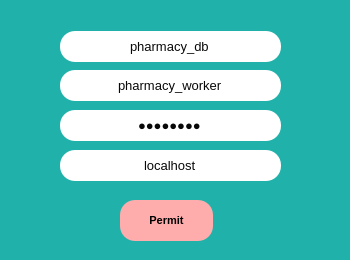
<?xml version="1.0" encoding="UTF-8"?>
<ui version="4.0">
 <class>LoginWindow</class>
 <widget class="QDialog" name="LoginWindow">
  <property name="windowModality">
   <enum>Qt::NonModal</enum>
  </property>
  <property name="geometry">
   <rect>
    <x>0</x>
    <y>0</y>
    <width>350</width>
    <height>260</height>
   </rect>
  </property>
  <property name="minimumSize">
   <size>
    <width>350</width>
    <height>260</height>
   </size>
  </property>
  <property name="maximumSize">
   <size>
    <width>350</width>
    <height>260</height>
   </size>
  </property>
  <property name="windowTitle">
   <string>Login Window</string>
  </property>
  <property name="windowIcon">
   <iconset>
    <normaloff>../media/logo.png</normaloff>../media/logo.png</iconset>
  </property>
  <property name="styleSheet">
   <string notr="true">background-color: rgb(32, 178, 170);</string>
  </property>
  <widget class="QLineEdit" name="username_fld">
   <property name="geometry">
    <rect>
     <x>60</x>
     <y>70</y>
     <width>221</width>
     <height>31</height>
    </rect>
   </property>
   <property name="font">
    <font>
     <pointsize>10</pointsize>
    </font>
   </property>
   <property name="styleSheet">
    <string notr="true">background-color: rgb(255, 255, 255);
color: rgb(8, 8, 8);
border-radius: 15px;</string>
   </property>
   <property name="text">
    <string>pharmacy_worker</string>
   </property>
   <property name="alignment">
    <set>Qt::AlignCenter</set>
   </property>
   <property name="placeholderText">
    <string>Username</string>
   </property>
  </widget>
  <widget class="QLineEdit" name="dbname_fld">
   <property name="geometry">
    <rect>
     <x>60</x>
     <y>31</y>
     <width>221</width>
     <height>31</height>
    </rect>
   </property>
   <property name="font">
    <font>
     <pointsize>10</pointsize>
    </font>
   </property>
   <property name="styleSheet">
    <string notr="true">background-color: rgb(255, 255, 255);
color: rgb(8, 8, 8);
border-radius: 15px;</string>
   </property>
   <property name="text">
    <string>pharmacy_db</string>
   </property>
   <property name="maxLength">
    <number>50</number>
   </property>
   <property name="alignment">
    <set>Qt::AlignCenter</set>
   </property>
   <property name="placeholderText">
    <string>Database name</string>
   </property>
  </widget>
  <widget class="QLineEdit" name="password_fld">
   <property name="geometry">
    <rect>
     <x>60</x>
     <y>110</y>
     <width>221</width>
     <height>31</height>
    </rect>
   </property>
   <property name="font">
    <font>
     <pointsize>10</pointsize>
    </font>
   </property>
   <property name="styleSheet">
    <string notr="true">background-color: rgb(255, 255, 255);
color: rgb(8, 8, 8);
border-radius: 15px;</string>
   </property>
   <property name="text">
    <string>standard</string>
   </property>
   <property name="maxLength">
    <number>16</number>
   </property>
   <property name="echoMode">
    <enum>QLineEdit::Password</enum>
   </property>
   <property name="alignment">
    <set>Qt::AlignCenter</set>
   </property>
   <property name="dragEnabled">
    <bool>false</bool>
   </property>
   <property name="readOnly">
    <bool>false</bool>
   </property>
   <property name="placeholderText">
    <string>Password</string>
   </property>
   <property name="cursorMoveStyle">
    <enum>Qt::VisualMoveStyle</enum>
   </property>
  </widget>
  <widget class="QPushButton" name="permit_btn">
   <property name="geometry">
    <rect>
     <x>120</x>
     <y>200</y>
     <width>93</width>
     <height>41</height>
    </rect>
   </property>
   <property name="font">
    <font>
     <pointsize>8</pointsize>
     <weight>75</weight>
     <italic>false</italic>
     <bold>true</bold>
     <kerning>true</kerning>
    </font>
   </property>
   <property name="styleSheet">
    <string notr="true">QPushButton {
	background-color: rgb(255, 172, 172);
	color: rgb(0, 0, 0);
	border-radius: 15px;
}

QPushButton:pressed {
	background-color: rgb(105, 205, 255);
}</string>
   </property>
   <property name="text">
    <string>Permit</string>
   </property>
  </widget>
  <widget class="QLineEdit" name="host_fld">
   <property name="geometry">
    <rect>
     <x>60</x>
     <y>150</y>
     <width>221</width>
     <height>31</height>
    </rect>
   </property>
   <property name="font">
    <font>
     <pointsize>10</pointsize>
    </font>
   </property>
   <property name="styleSheet">
    <string notr="true">background-color: rgb(255, 255, 255);
color: rgb(8, 8, 8);
border-radius: 15px;</string>
   </property>
   <property name="text">
    <string>localhost</string>
   </property>
   <property name="maxLength">
    <number>20</number>
   </property>
   <property name="alignment">
    <set>Qt::AlignCenter</set>
   </property>
   <property name="placeholderText">
    <string>Host:port</string>
   </property>
  </widget>
 </widget>
 <resources/>
 <connections/>
</ui>
